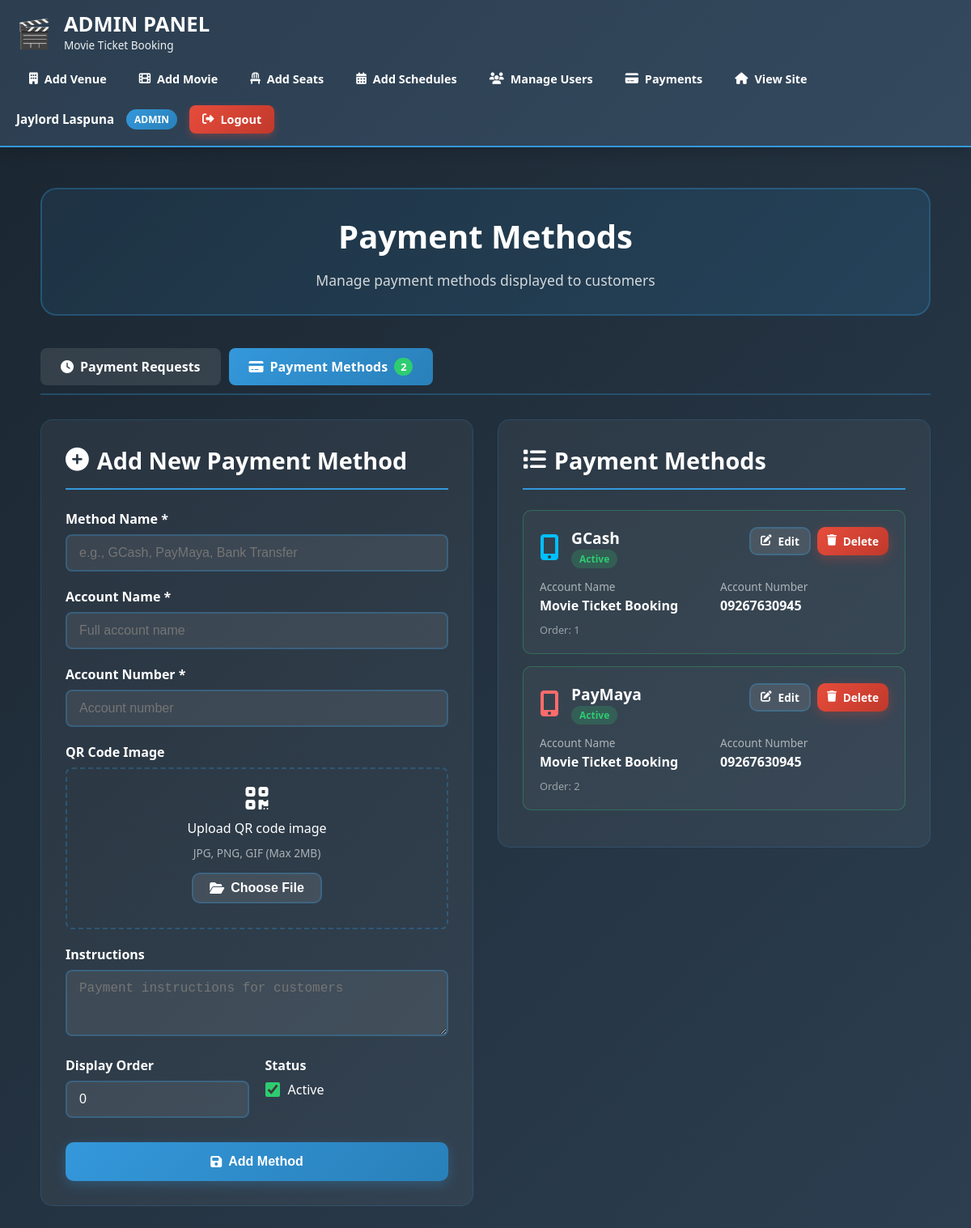
/pages/admin/payment-methods.php (signed in), run on the app's committed database.
### tables this page shows
CREATE TABLE `payment_methods` (
  `id` int(11) NOT NULL,
  `method_name` varchar(50) NOT NULL,
  `account_name` varchar(100) NOT NULL,
  `account_number` varchar(50) NOT NULL,
  `qr_code_path` varchar(255) DEFAULT NULL,
  `instructions` text DEFAULT NULL,
  `is_active` tinyint(1) DEFAULT 1,
  `display_order` int(11) DEFAULT 0,
  `created_at` timestamp NOT NULL DEFAULT current_timestamp()
);

### pages/admin/payment-methods.php (the view, shortened to what this page needs)
<?php
$root_dir = dirname(dirname(__DIR__));
require_once $root_dir . '/partials/admin-header.php';
$conn = new mysqli(DB_HOST, DB_USER, DB_PASS, DB_NAME);
$edit_method = null;
$methods_result = $conn->query("SELECT * FROM payment_methods ORDER BY display_order, method_name");
$methods_count = $conn->query("SELECT COUNT(*) as count FROM payment_methods WHERE is_active = 1")->fetch_assoc()['count'];
?>
<div class="admin-content" style="max-width: 1400px; margin: 0 auto; padding: 30px;">
    <div style="text-align: center; margin-bottom: 40px; padding: 30px; background: linear-gradient(135deg, rgba(52, 152, 219, 0.1), rgba(41, 128, 185, 0.2)); border-radius: 20px; border: 2px solid rgba(52, 152, 219, 0.3);">
        <h1 style="color: white; font-size: 2.5rem; margin-bottom: 15px; font-weight: 800;">Payment Methods</h1>
        <p style="color: rgba(255, 255, 255, 0.8); font-size: 1.1rem;">Manage payment methods displayed to customers</p>
    </div>
    <div style="display: flex; gap: 10px; margin-bottom: 30px; border-bottom: 2px solid rgba(52, 152, 219, 0.3); padding-bottom: 10px;">
        <a href="?page=admin/manage-payments"
           style="padding: 12px 25px; background: rgba(255,255,255,0.1); color: white; text-decoration: none; border-radius: 8px; font-weight: 600; display: flex; align-items: center; gap: 8px; transition: all 0.3s ease;"
           onmouseover="this.style.background='rgba(52,152,219,0.2)'"
           onmouseout="this.style.background='rgba(255,255,255,0.1)'">
            <i class="fas fa-clock"></i> Payment Requests
        </a>
        <a href="?page=admin/payment-methods"
           style="padding: 12px 25px; background: linear-gradient(135deg, #3498db 0%, #2980b9 100%); color: white; text-decoration: none; border-radius: 8px; font-weight: 600; display: flex; align-items: center; gap: 8px;">
            <i class="fas fa-credit-card"></i> Payment Methods
            <span style="background: #2ecc71; color: white; padding: 2px 8px; border-radius: 12px; font-size: 0.8rem;"><?php echo $methods_count; ?></span>
        </a>
    </div>
    <div style="display: grid; grid-template-columns: 1fr 1fr; gap: 30px;">
        <div>
            <div style="background: rgba(255, 255, 255, 0.05); border-radius: 15px; padding: 30px; border: 1px solid rgba(52, 152, 219, 0.2);">
                <h2 style="color: white; font-size: 1.8rem; margin-bottom: 25px; padding-bottom: 15px; border-bottom: 2px solid #3498db; display: flex; align-items: center; gap: 10px;">
                    <i class="<?php echo $edit_method ? 'fas fa-edit' : 'fas fa-plus-circle'; ?>"></i>
                    <?php echo $edit_method ? 'Edit Payment Method' : 'Add New Payment Method'; ?>
                </h2>
                <form method="POST" action="" enctype="multipart/form-data" id="methodForm">
                    <div style="margin-bottom: 20px;">
                        <label style="display: block; color: white; font-weight: 600; margin-bottom: 8px;">
                            Method Name *
                        </label>
                        <input type="text" name="method_name" required
                               value="<?php echo $edit_method ? htmlspecialchars($edit_method['method_name']) : ''; ?>"
                               style="width: 100%; padding: 12px 15px; background: rgba(255,255,255,0.08); border: 2px solid rgba(52,152,219,0.3); border-radius: 8px; color: white; font-size: 1rem;"
                               placeholder="e.g., GCash, PayMaya, Bank Transfer">
                    </div>
                    <div style="margin-bottom: 20px;">
                        <label style="display: block; color: white; font-weight: 600; margin-bottom: 8px;">
                            Account Name *
                        </label>
                        <input type="text" name="account_name" required
                               value="<?php echo $edit_method ? htmlspecialchars($edit_method['account_name']) : ''; ?>"
                               style="width: 100%; padding: 12px 15px; background: rgba(255,255,255,0.08); border: 2px solid rgba(52,152,219,0.3); border-radius: 8px; color: white; font-size: 1rem;"
                               placeholder="Full account name">
                    </div>
                    <div style="margin-bottom: 20px;">
                        <label style="display: block; color: white; font-weight: 600; margin-bottom: 8px;">
                            Account Number *
                        </label>
                        <input type="text" name="account_number" required
                               value="<?php echo $edit_method ? htmlspecialchars($edit_method['account_number']) : ''; ?>"
                               style="width: 100%; padding: 12px 15px; background: rgba(255,255,255,0.08); border: 2px solid rgba(52,152,219,0.3); border-radius: 8px; color: white; font-size: 1rem;"
                               placeholder="Account number">
                    </div>
                    <div style="margin-bottom: 20px;">
                        <label style="display: block; color: white; font-weight: 600; margin-bottom: 8px;">
                            QR Code Image
                        </label>
                        <div style="border: 2px dashed rgba(52,152,219,0.3); border-radius: 8px; padding: 20px; text-align: center;">
                            <i class="fas fa-qrcode" style="font-size: 2rem; color: var(--pale-red); margin-bottom: 10px;"></i>
                            <p style="color: white; margin-bottom: 10px;">Upload QR code image</p>
                            <p style="color: rgba(255,255,255,0.6); font-size: 0.85rem; margin-bottom: 15px;">JPG, PNG, GIF (Max 2MB)</p>
                            <button type="button" onclick="document.getElementById('qrFileInput').click()" class="btn btn-secondary" style="padding: 8px 20px;">
                                <i class="fas fa-folder-open"></i> Choose File
                            </button>
                        </div>
                    </div>
                    <div style="margin-bottom: 20px;">
                        <label style="display: block; color: white; font-weight: 600; margin-bottom: 8px;">
                            Instructions
                        </label>
                        <textarea name="instructions" rows="3" style="width: 100%; padding: 12px 15px; background: rgba(255,255,255,0.08); border: 2px solid rgba(52,152,219,0.3); border-radius: 8px; color: white; font-size: 1rem; resize: vertical;"
                                  placeholder="Payment instructions for customers"><?php echo $edit_method ? htmlspecialchars($edit_method['instructions']) : ''; ?></textarea>
                    </div>
                    <div style="display: grid; grid-template-columns: 1fr 1fr; gap: 20px; margin-bottom: 20px;">
                        <div>
                            <label style="display: block; color: white; font-weight: 600; margin-bottom: 8px;">
                                Display Order
                            </label>
                            <input type="number" name="display_order" min="0"
                                   value="<?php echo $edit_method ? $edit_method['display_order'] : '0'; ?>"
                                   style="width: 100%; padding: 12px 15px; background: rgba(255,255,255,0.08); border: 2px solid rgba(52,152,219,0.3); border-radius: 8px; color: white; font-size: 1rem;">
                        </div>
                        <div>
                            <label style="display: block; color: white; font-weight: 600; margin-bottom: 8px;">
                                Status
                            </label>
                            <label style="display: flex; align-items: center; gap: 10px; color: white; cursor: pointer;">
                                <input type="checkbox" name="is_active" <?php echo !$edit_method || $edit_method['is_active'] ? 'checked' : ''; ?> style="width: 18px; height: 18px; accent-color: #2ecc71;">
                                <span>Active</span>
                            </label>
                        </div>
                    </div>
                    <div style="display: flex; gap: 15px; margin-top: 30px;">
                        <button type="submit" name="<?php echo $edit_method ? 'update_payment_method' : 'add_payment_method'; ?>"
                                class="btn btn-primary" style="flex: 1; padding: 15px;">
                            <i class="fas fa-save"></i> <?php echo $edit_method ? 'Update Method' : 'Add Method'; ?>
                        </button>
                    </div>
                </form>
            </div>
        </div>
        <div>
            <div style="background: rgba(255, 255, 255, 0.05); border-radius: 15px; padding: 30px; border: 1px solid rgba(52, 152, 219, 0.2);">
                <h2 style="color: white; font-size: 1.8rem; margin-bottom: 25px; padding-bottom: 15px; border-bottom: 2px solid #3498db; display: flex; align-items: center; gap: 10px;">
                    <i class="fas fa-list"></i> Payment Methods
                </h2>
                <?php if ($methods_result && $methods_result->num_rows > 0): ?>
                    <?php while ($method = $methods_result->fetch_assoc()): ?>
                    <div style="background: rgba(255, 255, 255, 0.03); border-radius: 10px; padding: 20px; margin-bottom: 15px; border: 1px solid <?php echo $method['is_active'] ? 'rgba(46,204,113,0.3)' : 'rgba(231,76,60,0.3)'; ?>;">
                        <div style="display: flex; justify-content: space-between; align-items: flex-start; margin-bottom: 15px;">
                            <div style="display: flex; align-items: center; gap: 15px;">
                                <div style="font-size: 2rem; color: <?php
                                    echo $method['method_name'] == 'GCash' ? '#00bfff' :
                                        ($method['method_name'] == 'PayMaya' ? '#ff6b6b' : '#2ecc71');
                                ?>;">
                                    <i class="fas <?php
                                        echo $method['method_name'] == 'GCash' ? 'fa-mobile-alt' :
                                            ($method['method_name'] == 'PayMaya' ? 'fa-mobile-alt' : 'fa-university');
                                    ?>"></i>
                                </div>
                                <div>
                                    <h3 style="color: white; font-size: 1.2rem; font-weight: 700;"><?php echo $method['method_name']; ?></h3>
                                    <span style="background: <?php echo $method['is_active'] ? 'rgba(46,204,113,0.2)' : 'rgba(231,76,60,0.2)'; ?>; color: <?php echo $method['is_active'] ? '#2ecc71' : '#e74c3c'; ?>; padding: 3px 10px; border-radius: 12px; font-size: 0.75rem; font-weight: 600;">
                                        <?php echo $method['is_active'] ? 'Active' : 'Inactive'; ?>
                                    </span>
                                </div>
                            </div>
                            <div style="display: flex; gap: 8px;">
                                <a href="?page=admin/payment-methods&edit_method=<?php echo $method['id']; ?>"
                                   class="btn btn-secondary" style="padding: 6px 12px; font-size: 0.85rem;">
                                    <i class="fas fa-edit"></i> Edit
                                </a>
                                <a href="?page=admin/payment-methods&delete_method=<?php echo $method['id']; ?>"
                                   class="btn btn-danger" style="padding: 6px 12px; font-size: 0.85rem;"
                                   onclick="return confirm('Are you sure you want to delete this payment method?')">
                                    <i class="fas fa-trash"></i> Delete
                                </a>
                            </div>
                        </div>
                        <div style="display: grid; grid-template-columns: 1fr 1fr; gap: 15px; margin-top: 15px;">
                            <div>
                                <p style="color: rgba(255,255,255,0.6); font-size: 0.85rem; margin-bottom: 3px;">Account Name</p>
                                <p style="color: white; font-weight: 600;"><?php echo $method['account_name']; ?></p>
                            </div>
                            <div>
                                <p style="color: rgba(255,255,255,0.6); font-size: 0.85rem; margin-bottom: 3px;">Account Number</p>
                                <p style="color: white; font-weight: 600;"><?php echo $method['account_number']; ?></p>
                            </div>
                        </div>
                        <div style="margin-top: 10px; color: rgba(255,255,255,0.5); font-size: 0.8rem;">
                            Order: <?php echo $method['display_order']; ?>
                        </div>
                    </div>
                    <?php endwhile; ?>
                <?php endif; ?>
            </div>
        </div>
    </div>
</div>
</div>
</body>
</html>

### partials/admin-header.php (style rules this page uses)
:root { --admin-primary: #2c3e50; --admin-secondary: #34495e; --admin-accent: #3498db; --admin-success: #2ecc71; --admin-danger: #e74c3c; --admin-warning: #f39c12; --admin-light: #ecf0f1; --admin-dark: #1a252f; }
* { margin: 0; padding: 0; box-sizing: border-box; }
body { font-family: 'Segoe UI', Tahoma, Geneva, Verdana, sans-serif; background: linear-gradient(135deg, var(--admin-dark) 0%, var(--admin-primary) 100%); color: white; min-height: 100vh; }

### pages/admin/payment-methods.php (style rules this page uses)
.btn { padding: 12px 25px; text-decoration: none; border-radius: 10px; font-weight: 600; transition: all 0.3s ease; display: inline-flex; align-items: center; justify-content: center; gap: 8px; border: none; cursor: pointer; font-size: 1rem; }
.btn-primary { background: linear-gradient(135deg, #3498db 0%, #2980b9 100%); color: white; box-shadow: 0 4px 15px rgba(52,152,219,0.3); }
.btn-secondary { background: rgba(255,255,255,0.1); color: white; border: 2px solid rgba(52,152,219,0.3); }
.btn-danger { background: linear-gradient(135deg, #e74c3c 0%, #c0392b 100%); color: white; box-shadow: 0 4px 15px rgba(231,76,60,0.3); }

### data on the page
payment_methods: method_name "GCash", is_active "Active", account_name "Movie Ticket Booking", account_number "09267630945", display_order "1"
payment_methods: method_name "PayMaya", is_active "Active", account_name "Movie Ticket Booking", account_number "09267630945", display_order "2"

### other printed values
$_SESSION['user_name'] "Jaylord Laspuna"
$_SESSION['user_role'] "ADMIN"
$methods_count "2"
